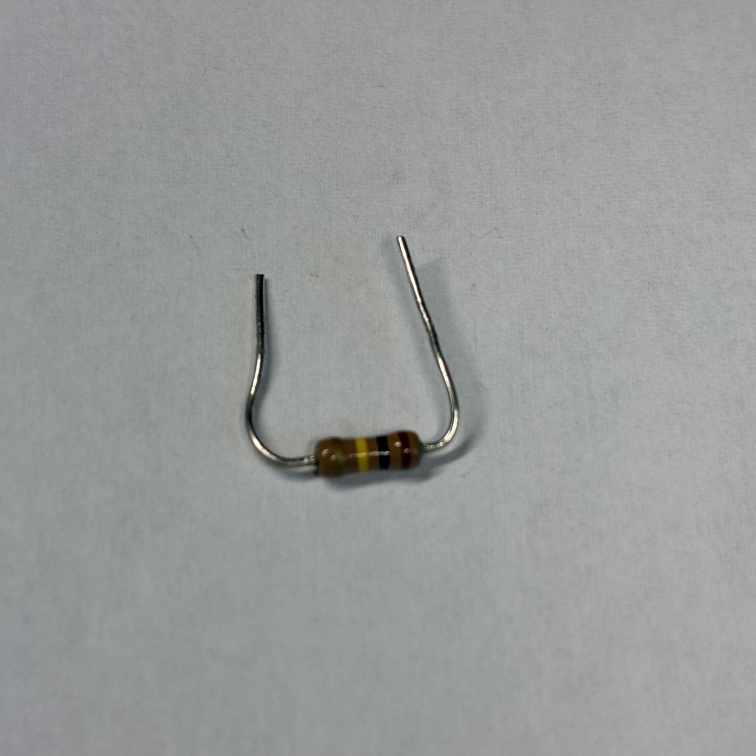
#> input picture vip/model/img/resistor_images_augmented_2/100KR/back/IMG_7519.jpg, 3024 x 3024 px, given as the content of the folder img/resistor_images_jpg, which was not available (shown at 1/4 size)
$ jupyter execute --allow-errors best_model.ipynb   (shell and % lines are left out)
#> lines starting #> are read from the running program, lines starting #| are printed output that depends on the picture; pictures that were not available may be replaced by others from this repository, and a replacement may not be noted
[cell 1]
import cv2
import numpy as np
import matplotlib.pyplot as plt
from matplotlib import colormaps
import japanize_matplotlib

import glob
from sklearn.svm import SVC
from sklearn.model_selection import train_test_split
from sklearn.metrics import accuracy_score
from sklearn.tree import DecisionTreeClassifier, plot_tree
from sklearn.ensemble import AdaBoostClassifier

import torch
import torch.nn as nn
import torch.optim as optim
from torch.utils.data import TensorDataset, DataLoader

import networkx as nx

[cell 2]
from PIL import Image, ImageEnhance, ImageFilter
import os
import random

input_root = 'img/resistor_images_jpg'
output_root = 'img/resistor_images_augmented_3'

# 保存用接尾辞（各種Augmentation名）
suffixes = {
    "original": "",  # 元画像（無加工）

    "flip": "_flip",  # 左右反転（水平フリップ）→ 左右対称性の学習に有効
    "flip_vertical": "_flipv",  # 上下反転（垂直フリップ）→ 実際には非現実だが，頑健性向上に使える

    "rotate": "_rotate180",  # 180度回転 → 上下左右どこから見ても同じような識別ができるように
    "rotate_small": "_rotate_small",  # 小さな回転（例：±10度）→ 撮影角度のばらつきへの対応

    "bright": "_bright",  # 明るさを上げる → 照明条件が明るい場合のデータ拡張
    "dark": "_dark",  # 明るさを下げる → 暗所撮影への対応

    "saturation_up": "_satup",  # 彩度を上げる → 原色が強調された状態を学習
    "saturation_down": "_satdown",  # 彩度を下げる → くすんだ色や白飛び状態への対応

    "contrast_up": "_contup",  # コントラストを上げる → 色の境界がくっきりした状態
    "contrast_down": "_contdown",  # コントラストを下げる → 色の境界がぼやけた状態

    #"blur": "_blur",  # ぼかし（Gaussianなど）→ ピントが甘い画像への対応

    #"random_crop": "_crop"  # ランダム切り抜き → 一部が欠けていても判別できるようにする
}


def random_crop(img, crop_size):
    width, height = img.size
    left = (width - crop_size) // 2
    top = (height - crop_size) // 2
    right = left + crop_size
    bottom = top + crop_size
    cropped = img.crop((left, top, right, bottom))
    return cropped.resize((width, height))

for root, dirs, files in os.walk(input_root):
    for file in files:
        if file.lower().endswith(".jpg"):
            input_path = os.path.join(root, file)
            relative_path = os.path.relpath(root, input_root)
            output_dir = os.path.join(output_root, relative_path)
            os.makedirs(output_dir, exist_ok=True)

            try:
                img = Image.open(input_path)
#> img is the input picture: PIL image 3024x3024 RGB; mean R, G, B 152.3, 154.9, 154.1

                augmentations = {
                    "original": img,
                    "flip": img.transpose(Image.FLIP_LEFT_RIGHT),
                    "flip_vertical": img.transpose(Image.FLIP_TOP_BOTTOM),
                    "rotate": img.rotate(180),
                    "rotate_small": img.rotate(random.uniform(-15, 15)),
                    "bright": ImageEnhance.Brightness(img).enhance(1.5),
                    "dark": ImageEnhance.Brightness(img).enhance(0.7),
                    "saturation_up": ImageEnhance.Color(img).enhance(1.5),
                    "saturation_down": ImageEnhance.Color(img).enhance(0.7),
                    "contrast_up": ImageEnhance.Contrast(img).enhance(1.5),
                    "contrast_down": ImageEnhance.Contrast(img).enhance(0.7),
                    #"blur": img.filter(ImageFilter.GaussianBlur(radius=1)),
                    #"random_crop": random_crop(img, int(min(img.size)*0.9))
                }

                base_filename = os.path.splitext(file)[0]
                for key, aug_img in augmentations.items():
                    suffix = suffixes[key]
                    output_filename = f"{base_filename}{suffix}.jpg"
                    output_path = os.path.join(output_dir, output_filename)
                    aug_img.save(output_path, format="JPEG")
                    print(f"✅ 保存: {output_path}")
#> this loop made 11 passes
#> (key, suffix, output_filename) on passes 1 to 11: ('original', '', 'IMG_7519.jpg'), ('flip', '_flip', 'IMG_7519_flip.jpg'), ('flip_vertical', '_flipv', 'IMG_7519_flipv.jpg'), ('rotate', '_rotate180', 'IMG_7519_rotate180.jpg'), ('rotate_small', '_rotate_small', 'IMG_7519_rotate_small.jpg'), ('bright', '_bright', 'IMG_7519_bright.jpg'), ('dark', '_dark', 'IMG_7519_dark.jpg'), ('saturation_up', '_satup', 'IMG_7519_satup.jpg'), ('saturation_down', '_satdown', 'IMG_7519_satdown.jpg'), ('contrast_up', '_contup', 'IMG_7519_contup.jpg'), ('contrast_down', '_contdown', 'IMG_7519_contdown.jpg')
#| ✅ 保存: img/resistor_images_augmented_3/../../../../_only/IMG_7519.jpg
#| ✅ 保存: img/resistor_images_augmented_3/../../../../_only/IMG_7519_flip.jpg
#| ✅ 保存: img/resistor_images_augmented_3/../../../../_only/IMG_7519_flipv.jpg
#| ✅ 保存: img/resistor_images_augmented_3/../../../../_only/IMG_7519_rotate180.jpg
#| ✅ 保存: img/resistor_images_augmented_3/../../../../_only/IMG_7519_rotate_small.jpg
#| ✅ 保存: img/resistor_images_augmented_3/../../../../_only/IMG_7519_bright.jpg
#| ✅ 保存: img/resistor_images_augmented_3/../../../../_only/IMG_7519_dark.jpg
#| ✅ 保存: img/resistor_images_augmented_3/../../../../_only/IMG_7519_satup.jpg
#> (further printed lines are left out)
#> pass 2, `aug_img.save(output_path, format="JPEG")`:
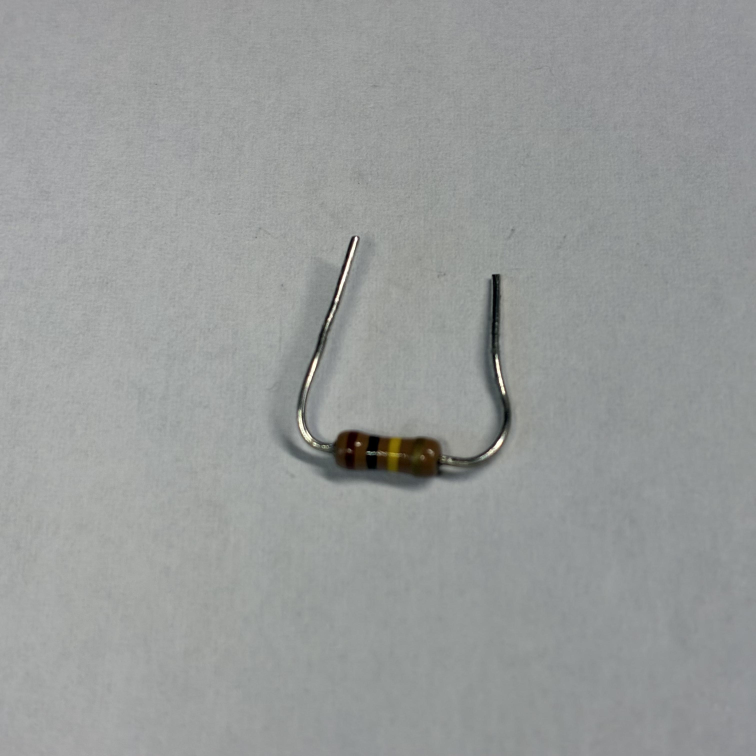
#> saved as IMG_7519_flip.jpg: PIL image 3024x3024 RGB (shown at 1/4 size); mean R, G, B 152.3, 154.9, 154.1

            except Exception as e:
                print(f"❌ エラー: {input_path}: {e}")


$ run again, on vip/model/img/resistor_images_augmented_2/100KR/center/IMG_7497.jpg
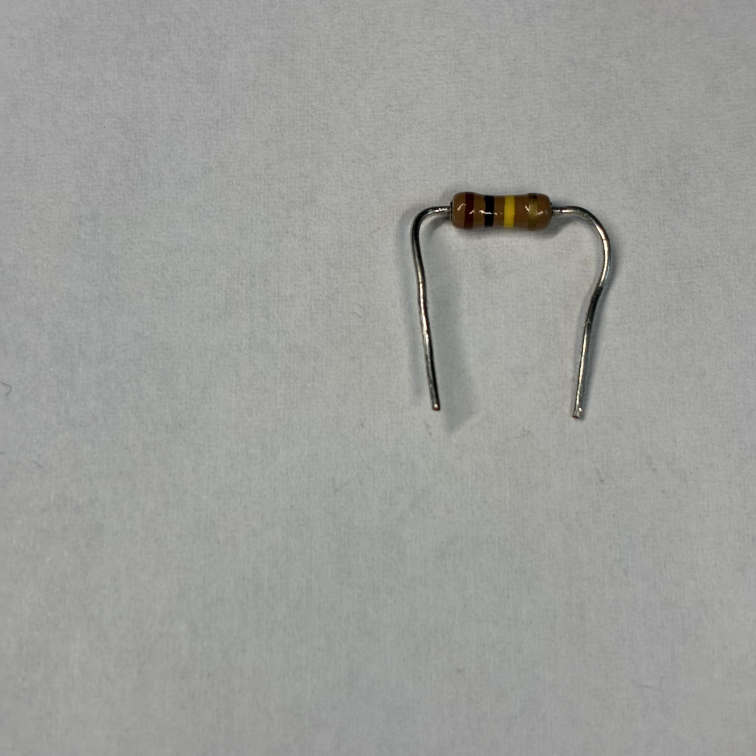
#> input picture vip/model/img/resistor_images_augmented_2/100KR/center/IMG_7497.jpg, 3024 x 3024 px, given as the content of the folder img/resistor_images_jpg, which was not available (shown at 1/4 size)
#> img is the input picture: PIL image 3024x3024 RGB; mean R, G, B 157.8, 158.4, 155.5
#> the loop `for key, aug_img in augmentations.items():` made 11 passes
#> (key, suffix, output_filename) on passes 1 to 7: ('original', '', 'IMG_7497.jpg'), ('flip', '_flip', 'IMG_7497_flip.jpg'), ('flip_vertical', '_flipv', 'IMG_7497_flipv.jpg'), ('rotate', '_rotate180', 'IMG_7497_rotate180.jpg'), ('rotate_small', '_rotate_small', 'IMG_7497_rotate_small.jpg'), ('bright', '_bright', 'IMG_7497_bright.jpg'), ('dark', '_dark', 'IMG_7497_dark.jpg')
#> (printed output is left out)
#> pass 2, `aug_img.save(output_path, format="JPEG")`:
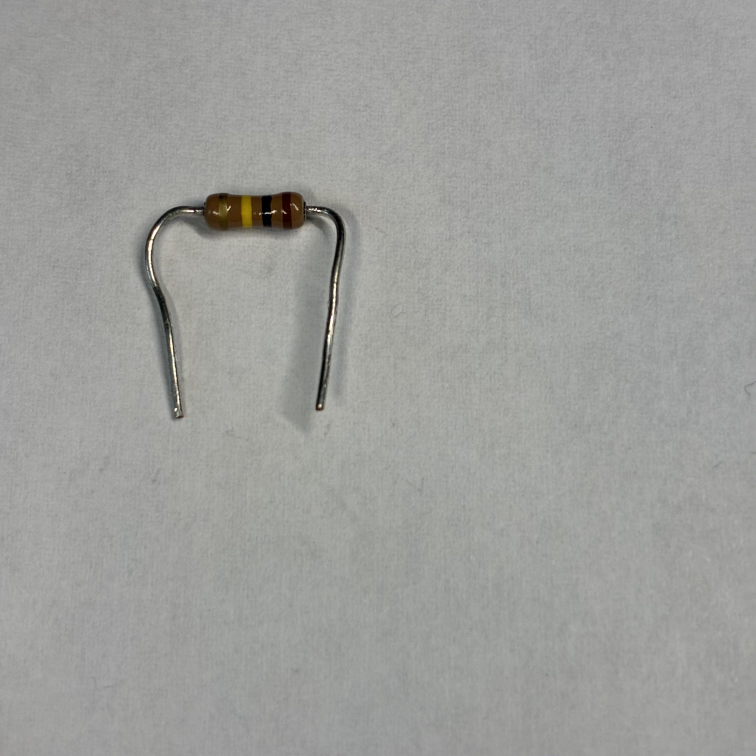
#> saved as IMG_7497_flip.jpg: PIL image 3024x3024 RGB (shown at 1/4 size); mean R, G, B 157.8, 158.4, 155.5

$ run again, on vip/model/img/resistor_images_augmented_2/100KR/lift/IMG_7511.jpg
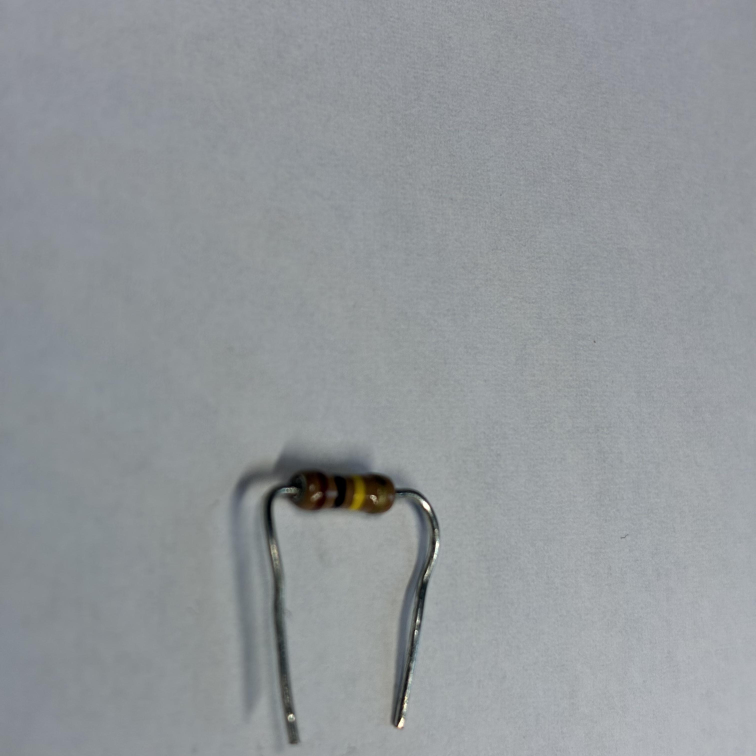
#> input picture vip/model/img/resistor_images_augmented_2/100KR/lift/IMG_7511.jpg, 3024 x 3024 px, given as the content of the folder img/resistor_images_jpg, which was not available (shown at 1/4 size)
#> img is the input picture: PIL image 3024x3024 RGB; mean R, G, B 146.8, 151.1, 154.5
#> the loop `for key, aug_img in augmentations.items():` made 11 passes
#> (key, suffix, output_filename) on passes 1 to 7: ('original', '', 'IMG_7511.jpg'), ('flip', '_flip', 'IMG_7511_flip.jpg'), ('flip_vertical', '_flipv', 'IMG_7511_flipv.jpg'), ('rotate', '_rotate180', 'IMG_7511_rotate180.jpg'), ('rotate_small', '_rotate_small', 'IMG_7511_rotate_small.jpg'), ('bright', '_bright', 'IMG_7511_bright.jpg'), ('dark', '_dark', 'IMG_7511_dark.jpg')
#> (printed output is left out)
#> pass 2, `aug_img.save(output_path, format="JPEG")`:
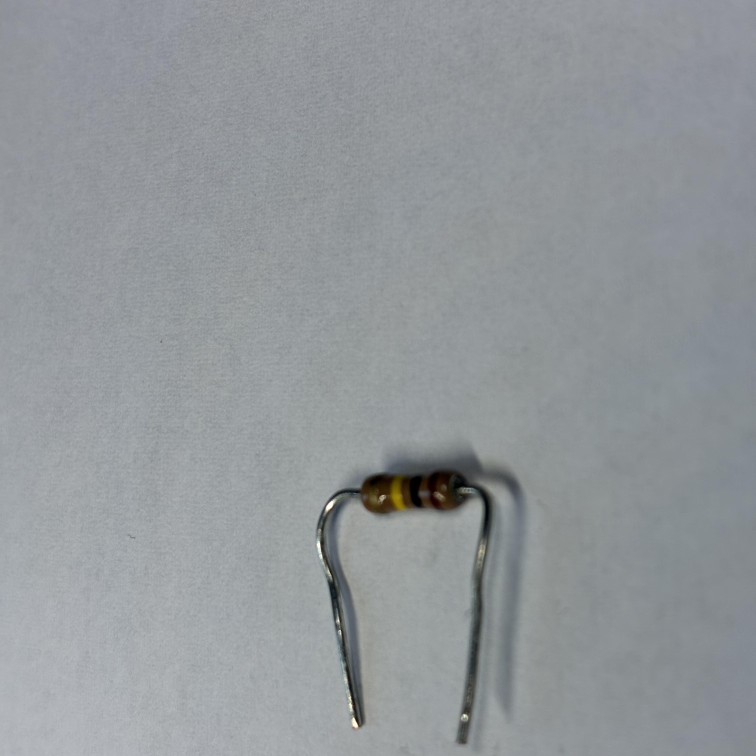
#> saved as IMG_7511_flip.jpg: PIL image 3024x3024 RGB (shown at 1/4 size); mean R, G, B 146.8, 151.1, 154.5

$ run again, on vip/model/img/resistor_images_augmented_2/100KR/lift/IMG_7512.jpg
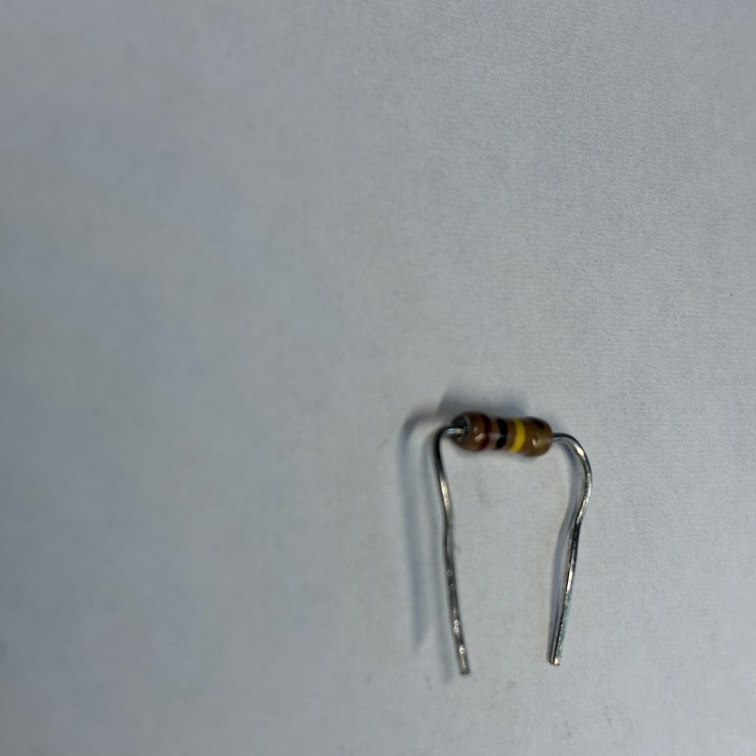
#> input picture vip/model/img/resistor_images_augmented_2/100KR/lift/IMG_7512.jpg, 3024 x 3024 px, given as the content of the folder img/resistor_images_jpg, which was not available (shown at 1/4 size)
#> img is the input picture: PIL image 3024x3024 RGB; mean R, G, B 147.4, 152.5, 156.1
#> the loop `for key, aug_img in augmentations.items():` made 11 passes
#> (key, suffix, output_filename) on passes 1 to 7: ('original', '', 'IMG_7512.jpg'), ('flip', '_flip', 'IMG_7512_flip.jpg'), ('flip_vertical', '_flipv', 'IMG_7512_flipv.jpg'), ('rotate', '_rotate180', 'IMG_7512_rotate180.jpg'), ('rotate_small', '_rotate_small', 'IMG_7512_rotate_small.jpg'), ('bright', '_bright', 'IMG_7512_bright.jpg'), ('dark', '_dark', 'IMG_7512_dark.jpg')
#> (printed output is left out)
#> pass 2, `aug_img.save(output_path, format="JPEG")`:
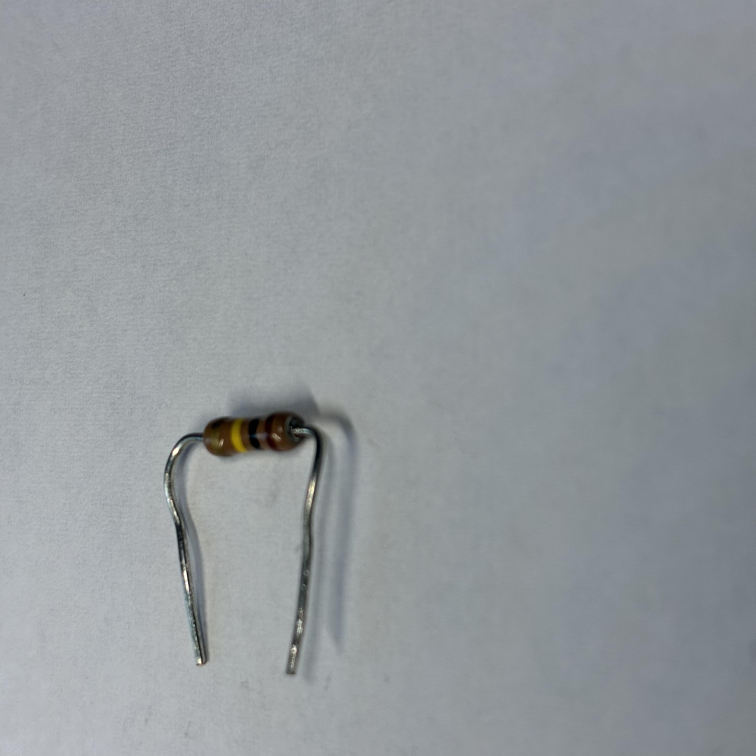
#> saved as IMG_7512_flip.jpg: PIL image 3024x3024 RGB (shown at 1/4 size); mean R, G, B 147.4, 152.5, 156.1
